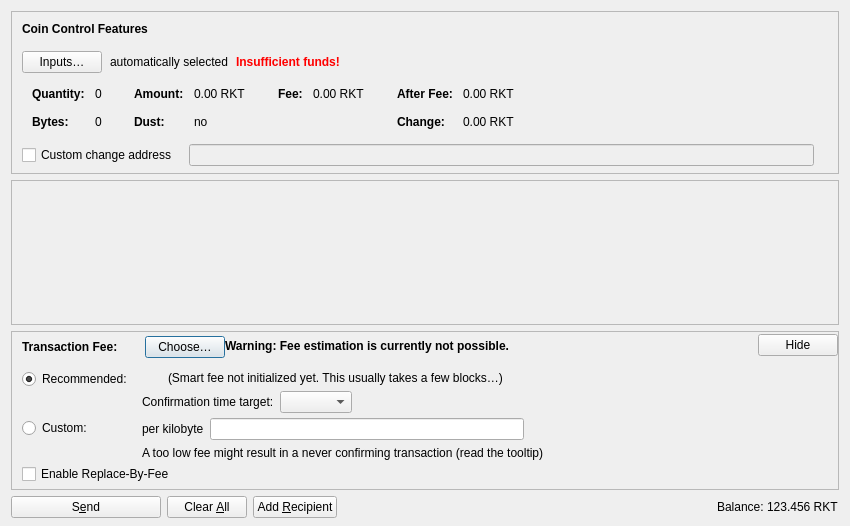
<?xml version="1.0" encoding="UTF-8"?>
<ui version="4.0">
 <class>SendCoinsDialog</class>
 <widget class="QDialog" name="SendCoinsDialog">
  <property name="geometry">
   <rect>
    <x>0</x>
    <y>0</y>
    <width>850</width>
    <height>526</height>
   </rect>
  </property>
  <property name="windowTitle">
   <string>Send Coins</string>
  </property>
  <layout class="QVBoxLayout" name="verticalLayout" stretch="0,1,0,0">
   <property name="bottomMargin">
    <number>8</number>
   </property>
   <item>
    <widget class="QFrame" name="frameCoinControl">
     <property name="sizePolicy">
      <sizepolicy hsizetype="Expanding" vsizetype="Expanding">
       <horstretch>0</horstretch>
       <verstretch>0</verstretch>
      </sizepolicy>
     </property>
     <property name="maximumSize">
      <size>
       <width>16777215</width>
       <height>16777215</height>
      </size>
     </property>
     <property name="frameShape">
      <enum>QFrame::StyledPanel</enum>
     </property>
     <property name="frameShadow">
      <enum>QFrame::Sunken</enum>
     </property>
     <layout class="QVBoxLayout" name="verticalLayoutCoinControl2">
      <property name="spacing">
       <number>0</number>
      </property>
      <property name="leftMargin">
       <number>0</number>
      </property>
      <property name="topMargin">
       <number>0</number>
      </property>
      <property name="rightMargin">
       <number>0</number>
      </property>
      <property name="bottomMargin">
       <number>6</number>
      </property>
      <item>
       <layout class="QVBoxLayout" name="verticalLayoutCoinControl" stretch="0,0,0,0,1">
        <property name="spacing">
         <number>0</number>
        </property>
        <property name="leftMargin">
         <number>10</number>
        </property>
        <property name="topMargin">
         <number>10</number>
        </property>
        <item>
         <layout class="QHBoxLayout" name="horizontalLayoutCoinControl1">
          <property name="bottomMargin">
           <number>15</number>
          </property>
          <item>
           <widget class="QLabel" name="labelCoinControlFeatures">
            <property name="sizePolicy">
             <sizepolicy hsizetype="Preferred" vsizetype="Maximum">
              <horstretch>0</horstretch>
              <verstretch>0</verstretch>
             </sizepolicy>
            </property>
            <property name="font">
             <font>
              <weight>75</weight>
              <bold>true</bold>
             </font>
            </property>
            <property name="styleSheet">
             <string notr="true">font-weight:bold;</string>
            </property>
            <property name="text">
             <string>Coin Control Features</string>
            </property>
           </widget>
          </item>
         </layout>
        </item>
        <item>
         <layout class="QHBoxLayout" name="horizontalLayoutCoinControl2" stretch="0,0,0,0">
          <property name="spacing">
           <number>8</number>
          </property>
          <property name="bottomMargin">
           <number>10</number>
          </property>
          <item>
           <widget class="QPushButton" name="pushButtonCoinControl">
            <property name="styleSheet">
             <string notr="true"/>
            </property>
            <property name="text">
             <string>Inputs…</string>
            </property>
            <property name="autoDefault">
             <bool>false</bool>
            </property>
           </widget>
          </item>
          <item>
           <widget class="QLabel" name="labelCoinControlAutomaticallySelected">
            <property name="text">
             <string>automatically selected</string>
            </property>
            <property name="margin">
             <number>5</number>
            </property>
           </widget>
          </item>
          <item>
           <widget class="QLabel" name="labelCoinControlInsuffFunds">
            <property name="font">
             <font>
              <weight>75</weight>
              <bold>true</bold>
             </font>
            </property>
            <property name="styleSheet">
             <string notr="true">color:red;font-weight:bold;</string>
            </property>
            <property name="text">
             <string>Insufficient funds!</string>
            </property>
            <property name="margin">
             <number>5</number>
            </property>
           </widget>
          </item>
          <item>
           <spacer name="horizontalSpacerCoinControl">
            <property name="orientation">
             <enum>Qt::Horizontal</enum>
            </property>
            <property name="sizeHint" stdset="0">
             <size>
              <width>40</width>
              <height>1</height>
             </size>
            </property>
           </spacer>
          </item>
         </layout>
        </item>
        <item>
         <widget class="QWidget" name="widgetCoinControl" native="true">
          <property name="sizePolicy">
           <sizepolicy hsizetype="Preferred" vsizetype="Preferred">
            <horstretch>0</horstretch>
            <verstretch>0</verstretch>
           </sizepolicy>
          </property>
          <property name="minimumSize">
           <size>
            <width>0</width>
            <height>0</height>
           </size>
          </property>
          <property name="styleSheet">
           <string notr="true"/>
          </property>
          <layout class="QHBoxLayout" name="horizontalLayoutCoinControl5">
           <property name="leftMargin">
            <number>0</number>
           </property>
           <property name="topMargin">
            <number>0</number>
           </property>
           <property name="rightMargin">
            <number>0</number>
           </property>
           <property name="bottomMargin">
            <number>0</number>
           </property>
           <item>
            <layout class="QHBoxLayout" name="horizontalLayoutCoinControl3" stretch="0,0,0,1">
             <property name="spacing">
              <number>20</number>
             </property>
             <property name="topMargin">
              <number>0</number>
             </property>
             <property name="bottomMargin">
              <number>10</number>
             </property>
             <item>
              <layout class="QFormLayout" name="formLayoutCoinControl1">
               <property name="horizontalSpacing">
                <number>10</number>
               </property>
               <property name="verticalSpacing">
                <number>14</number>
               </property>
               <property name="leftMargin">
                <number>10</number>
               </property>
               <property name="topMargin">
                <number>4</number>
               </property>
               <property name="rightMargin">
                <number>6</number>
               </property>
               <item row="0" column="0">
                <widget class="QLabel" name="labelCoinControlQuantityText">
                 <property name="font">
                  <font>
                   <weight>75</weight>
                   <bold>true</bold>
                  </font>
                 </property>
                 <property name="text">
                  <string>Quantity:</string>
                 </property>
                 <property name="margin">
                  <number>0</number>
                 </property>
                </widget>
               </item>
               <item row="0" column="1">
                <widget class="QLabel" name="labelCoinControlQuantity">
                 <property name="cursor">
                  <cursorShape>IBeamCursor</cursorShape>
                 </property>
                 <property name="contextMenuPolicy">
                  <enum>Qt::ActionsContextMenu</enum>
                 </property>
                 <property name="text">
                  <string notr="true">0</string>
                 </property>
                 <property name="margin">
                  <number>0</number>
                 </property>
                 <property name="textInteractionFlags">
                  <set>Qt::LinksAccessibleByMouse|Qt::TextSelectableByKeyboard|Qt::TextSelectableByMouse</set>
                 </property>
                </widget>
               </item>
               <item row="1" column="0">
                <widget class="QLabel" name="labelCoinControlBytesText">
                 <property name="font">
                  <font>
                   <weight>75</weight>
                   <bold>true</bold>
                  </font>
                 </property>
                 <property name="text">
                  <string>Bytes:</string>
                 </property>
                </widget>
               </item>
               <item row="1" column="1">
                <widget class="QLabel" name="labelCoinControlBytes">
                 <property name="cursor">
                  <cursorShape>IBeamCursor</cursorShape>
                 </property>
                 <property name="contextMenuPolicy">
                  <enum>Qt::ActionsContextMenu</enum>
                 </property>
                 <property name="text">
                  <string notr="true">0</string>
                 </property>
                 <property name="textInteractionFlags">
                  <set>Qt::LinksAccessibleByMouse|Qt::TextSelectableByKeyboard|Qt::TextSelectableByMouse</set>
                 </property>
                </widget>
               </item>
              </layout>
             </item>
             <item>
              <layout class="QFormLayout" name="formLayoutCoinControl2">
               <property name="horizontalSpacing">
                <number>10</number>
               </property>
               <property name="verticalSpacing">
                <number>14</number>
               </property>
               <property name="leftMargin">
                <number>6</number>
               </property>
               <property name="topMargin">
                <number>4</number>
               </property>
               <property name="rightMargin">
                <number>6</number>
               </property>
               <item row="0" column="0">
                <widget class="QLabel" name="labelCoinControlAmountText">
                 <property name="font">
                  <font>
                   <weight>75</weight>
                   <bold>true</bold>
                  </font>
                 </property>
                 <property name="text">
                  <string>Amount:</string>
                 </property>
                 <property name="margin">
                  <number>0</number>
                 </property>
                </widget>
               </item>
               <item row="0" column="1">
                <widget class="QLabel" name="labelCoinControlAmount">
                 <property name="cursor">
                  <cursorShape>IBeamCursor</cursorShape>
                 </property>
                 <property name="contextMenuPolicy">
                  <enum>Qt::ActionsContextMenu</enum>
                 </property>
                 <property name="text">
                  <string notr="true">0.00 RKT</string>
                 </property>
                 <property name="textInteractionFlags">
                  <set>Qt::LinksAccessibleByMouse|Qt::TextSelectableByKeyboard|Qt::TextSelectableByMouse</set>
                 </property>
                </widget>
               </item>
               <item row="1" column="0">
                <widget class="QLabel" name="labelCoinControlLowOutputText">
                 <property name="font">
                  <font>
                   <weight>75</weight>
                   <bold>true</bold>
                  </font>
                 </property>
                 <property name="text">
                  <string>Dust:</string>
                 </property>
                </widget>
               </item>
               <item row="1" column="1">
                <widget class="QLabel" name="labelCoinControlLowOutput">
                 <property name="cursor">
                  <cursorShape>IBeamCursor</cursorShape>
                 </property>
                 <property name="contextMenuPolicy">
                  <enum>Qt::ActionsContextMenu</enum>
                 </property>
                 <property name="text">
                  <string notr="true">no</string>
                 </property>
                 <property name="textInteractionFlags">
                  <set>Qt::LinksAccessibleByMouse|Qt::TextSelectableByKeyboard|Qt::TextSelectableByMouse</set>
                 </property>
                </widget>
               </item>
              </layout>
             </item>
             <item>
              <layout class="QFormLayout" name="formLayoutCoinControl3">
               <property name="horizontalSpacing">
                <number>10</number>
               </property>
               <property name="verticalSpacing">
                <number>14</number>
               </property>
               <property name="leftMargin">
                <number>6</number>
               </property>
               <property name="topMargin">
                <number>4</number>
               </property>
               <property name="rightMargin">
                <number>6</number>
               </property>
               <item row="0" column="0">
                <widget class="QLabel" name="labelCoinControlFeeText">
                 <property name="font">
                  <font>
                   <weight>75</weight>
                   <bold>true</bold>
                  </font>
                 </property>
                 <property name="text">
                  <string>Fee:</string>
                 </property>
                 <property name="margin">
                  <number>0</number>
                 </property>
                </widget>
               </item>
               <item row="0" column="1">
                <widget class="QLabel" name="labelCoinControlFee">
                 <property name="cursor">
                  <cursorShape>IBeamCursor</cursorShape>
                 </property>
                 <property name="contextMenuPolicy">
                  <enum>Qt::ActionsContextMenu</enum>
                 </property>
                 <property name="text">
                  <string notr="true">0.00 RKT</string>
                 </property>
                 <property name="textInteractionFlags">
                  <set>Qt::LinksAccessibleByMouse|Qt::TextSelectableByKeyboard|Qt::TextSelectableByMouse</set>
                 </property>
                </widget>
               </item>
              </layout>
             </item>
             <item>
              <layout class="QFormLayout" name="formLayoutCoinControl4">
               <property name="horizontalSpacing">
                <number>10</number>
               </property>
               <property name="verticalSpacing">
                <number>14</number>
               </property>
               <property name="leftMargin">
                <number>6</number>
               </property>
               <property name="topMargin">
                <number>4</number>
               </property>
               <property name="rightMargin">
                <number>6</number>
               </property>
               <item row="0" column="0">
                <widget class="QLabel" name="labelCoinControlAfterFeeText">
                 <property name="font">
                  <font>
                   <weight>75</weight>
                   <bold>true</bold>
                  </font>
                 </property>
                 <property name="text">
                  <string>After Fee:</string>
                 </property>
                 <property name="margin">
                  <number>0</number>
                 </property>
                </widget>
               </item>
               <item row="0" column="1">
                <widget class="QLabel" name="labelCoinControlAfterFee">
                 <property name="cursor">
                  <cursorShape>IBeamCursor</cursorShape>
                 </property>
                 <property name="contextMenuPolicy">
                  <enum>Qt::ActionsContextMenu</enum>
                 </property>
                 <property name="text">
                  <string notr="true">0.00 RKT</string>
                 </property>
                 <property name="textInteractionFlags">
                  <set>Qt::LinksAccessibleByMouse|Qt::TextSelectableByKeyboard|Qt::TextSelectableByMouse</set>
                 </property>
                </widget>
               </item>
               <item row="1" column="0">
                <widget class="QLabel" name="labelCoinControlChangeText">
                 <property name="font">
                  <font>
                   <weight>75</weight>
                   <bold>true</bold>
                  </font>
                 </property>
                 <property name="text">
                  <string>Change:</string>
                 </property>
                </widget>
               </item>
               <item row="1" column="1">
                <widget class="QLabel" name="labelCoinControlChange">
                 <property name="cursor">
                  <cursorShape>IBeamCursor</cursorShape>
                 </property>
                 <property name="contextMenuPolicy">
                  <enum>Qt::ActionsContextMenu</enum>
                 </property>
                 <property name="text">
                  <string notr="true">0.00 RKT</string>
                 </property>
                 <property name="textInteractionFlags">
                  <set>Qt::LinksAccessibleByMouse|Qt::TextSelectableByKeyboard|Qt::TextSelectableByMouse</set>
                 </property>
                </widget>
               </item>
              </layout>
             </item>
            </layout>
           </item>
          </layout>
         </widget>
        </item>
        <item>
         <layout class="QHBoxLayout" name="horizontalLayoutCoinControl4" stretch="0,0,0">
          <property name="spacing">
           <number>12</number>
          </property>
          <property name="sizeConstraint">
           <enum>QLayout::SetDefaultConstraint</enum>
          </property>
          <property name="topMargin">
           <number>5</number>
          </property>
          <property name="rightMargin">
           <number>5</number>
          </property>
          <item>
           <widget class="QCheckBox" name="checkBoxCoinControlChange">
            <property name="toolTip">
             <string>If this is activated, but the change address is empty or invalid, change will be sent to a newly generated address.</string>
            </property>
            <property name="text">
             <string>Custom change address</string>
            </property>
           </widget>
          </item>
          <item>
           <widget class="QValidatedLineEdit" name="lineEditCoinControlChange">
            <property name="enabled">
             <bool>false</bool>
            </property>
            <property name="sizePolicy">
             <sizepolicy hsizetype="Expanding" vsizetype="Fixed">
              <horstretch>0</horstretch>
              <verstretch>0</verstretch>
             </sizepolicy>
            </property>
           </widget>
          </item>
          <item>
           <widget class="QLabel" name="labelCoinControlChangeLabel">
            <property name="sizePolicy">
             <sizepolicy hsizetype="Preferred" vsizetype="Expanding">
              <horstretch>0</horstretch>
              <verstretch>0</verstretch>
             </sizepolicy>
            </property>
            <property name="minimumSize">
             <size>
              <width>0</width>
              <height>0</height>
             </size>
            </property>
            <property name="text">
             <string/>
            </property>
            <property name="margin">
             <number>3</number>
            </property>
           </widget>
          </item>
         </layout>
        </item>
        <item>
         <spacer name="verticalSpacerCoinControl">
          <property name="orientation">
           <enum>Qt::Vertical</enum>
          </property>
          <property name="sizeHint" stdset="0">
           <size>
            <width>800</width>
            <height>1</height>
           </size>
          </property>
         </spacer>
        </item>
       </layout>
      </item>
     </layout>
    </widget>
   </item>
   <item>
    <widget class="QScrollArea" name="scrollArea">
     <property name="widgetResizable">
      <bool>true</bool>
     </property>
     <widget class="QWidget" name="scrollAreaWidgetContents">
      <property name="geometry">
       <rect>
        <x>0</x>
        <y>0</y>
        <width>830</width>
        <height>104</height>
       </rect>
      </property>
      <layout class="QVBoxLayout" name="verticalLayout_2" stretch="0,1">
       <property name="leftMargin">
        <number>0</number>
       </property>
       <property name="topMargin">
        <number>0</number>
       </property>
       <property name="rightMargin">
        <number>0</number>
       </property>
       <property name="bottomMargin">
        <number>0</number>
       </property>
       <item>
        <layout class="QVBoxLayout" name="entries">
         <property name="spacing">
          <number>6</number>
         </property>
        </layout>
       </item>
       <item>
        <spacer name="verticalSpacer">
         <property name="orientation">
          <enum>Qt::Vertical</enum>
         </property>
         <property name="sizeHint" stdset="0">
          <size>
           <width>20</width>
           <height>40</height>
          </size>
         </property>
        </spacer>
       </item>
      </layout>
     </widget>
    </widget>
   </item>
   <item>
    <widget class="QFrame" name="frameFee">
     <property name="sizePolicy">
      <sizepolicy hsizetype="Expanding" vsizetype="Expanding">
       <horstretch>0</horstretch>
       <verstretch>0</verstretch>
      </sizepolicy>
     </property>
     <property name="maximumSize">
      <size>
       <width>16777215</width>
       <height>16777215</height>
      </size>
     </property>
     <property name="frameShape">
      <enum>QFrame::StyledPanel</enum>
     </property>
     <property name="frameShadow">
      <enum>QFrame::Sunken</enum>
     </property>
     <layout class="QVBoxLayout" name="verticalLayoutFee1">
      <property name="spacing">
       <number>0</number>
      </property>
      <property name="leftMargin">
       <number>0</number>
      </property>
      <property name="topMargin">
       <number>0</number>
      </property>
      <property name="rightMargin">
       <number>0</number>
      </property>
      <property name="bottomMargin">
       <number>0</number>
      </property>
      <item>
       <layout class="QVBoxLayout" name="verticalLayoutFee2" stretch="0,0,0">
        <property name="spacing">
         <number>0</number>
        </property>
        <property name="leftMargin">
         <number>10</number>
        </property>
        <property name="topMargin">
         <number>0</number>
        </property>
        <item>
         <layout class="QHBoxLayout" name="horizontalLayoutFee1">
          <property name="bottomMargin">
           <number>0</number>
          </property>
          <item>
           <layout class="QVBoxLayout" name="verticalLayoutFee7">
            <property name="spacing">
             <number>0</number>
            </property>
            <item>
             <spacer name="verticalSpacerSmartFee">
              <property name="orientation">
               <enum>Qt::Vertical</enum>
              </property>
              <property name="sizeType">
               <enum>QSizePolicy::Fixed</enum>
              </property>
              <property name="sizeHint" stdset="0">
               <size>
                <width>1</width>
                <height>4</height>
               </size>
              </property>
             </spacer>
            </item>
            <item>
             <layout class="QHBoxLayout" name="horizontalLayoutSmartFee">
              <property name="spacing">
               <number>10</number>
              </property>
              <item>
               <widget class="QLabel" name="labelFeeHeadline">
                <property name="sizePolicy">
                 <sizepolicy hsizetype="Preferred" vsizetype="Maximum">
                  <horstretch>0</horstretch>
                  <verstretch>0</verstretch>
                 </sizepolicy>
                </property>
                <property name="font">
                 <font>
                  <weight>75</weight>
                  <bold>true</bold>
                 </font>
                </property>
                <property name="styleSheet">
                 <string notr="true">font-weight:bold;</string>
                </property>
                <property name="text">
                 <string>Transaction Fee:</string>
                </property>
               </widget>
              </item>
              <item>
               <widget class="QLabel" name="labelFeeMinimized">
                <property name="text">
                 <string/>
                </property>
               </widget>
              </item>
              <item>
               <widget class="QPushButton" name="buttonChooseFee">
                <property name="text">
                 <string>Choose…</string>
                </property>
               </widget>
              </item>
             </layout>
            </item>
            <item>
             <spacer name="verticalSpacer_5">
              <property name="orientation">
               <enum>Qt::Vertical</enum>
              </property>
              <property name="sizeHint" stdset="0">
               <size>
                <width>1</width>
                <height>1</height>
               </size>
              </property>
             </spacer>
            </item>
           </layout>
          </item>
          <item>
           <widget class="QLabel" name="fallbackFeeWarningLabel">
            <property name="toolTip">
             <string>Using the fallbackfee can result in sending a transaction that will take several hours or days (or never) to confirm. Consider choosing your fee manually or wait until you have validated the complete chain.</string>
            </property>
            <property name="font">
            <font>
                <weight>75</weight>
                <bold>true</bold>
            </font>
            </property>
            <property name="text">
             <string>Warning: Fee estimation is currently not possible.</string>
            </property>
            <property name="wordWrap">
             <bool>false</bool>
            </property>
           </widget>
          </item>
          <item>
           <spacer name="horizontalSpacer_4">
            <property name="orientation">
             <enum>Qt::Horizontal</enum>
            </property>
            <property name="sizeType">
             <enum>QSizePolicy::MinimumExpanding</enum>
            </property>
            <property name="sizeHint" stdset="0">
             <size>
              <width>40</width>
              <height>20</height>
             </size>
            </property>
           </spacer>
          </item>
          <item>
           <widget class="QPushButton" name="buttonMinimizeFee">
            <property name="toolTip">
             <string>Hide transaction fee settings</string>
            </property>
            <property name="text">
             <string>Hide</string>
            </property>
           </widget>
          </item>
         </layout>
        </item>
        <item>
         <widget class="QFrame" name="frameFeeSelection">
          <layout class="QVBoxLayout" name="verticalLayoutFee12">
           <property name="spacing">
            <number>0</number>
           </property>
           <property name="leftMargin">
            <number>0</number>
           </property>
           <property name="topMargin">
            <number>0</number>
           </property>
           <property name="rightMargin">
            <number>0</number>
           </property>
           <property name="bottomMargin">
            <number>0</number>
           </property>
           <item>
            <layout class="QGridLayout" name="gridLayoutFee">
             <property name="topMargin">
              <number>10</number>
             </property>
             <property name="bottomMargin">
              <number>4</number>
             </property>
             <property name="horizontalSpacing">
              <number>10</number>
             </property>
             <property name="verticalSpacing">
              <number>4</number>
             </property>
             <item row="1" column="1">
              <layout class="QVBoxLayout" name="verticalLayoutFee8">
               <property name="spacing">
                <number>6</number>
               </property>
               <item>
                <layout class="QHBoxLayout" name="horizontalLayoutFee13">
                 <item>
                  <widget class="QLabel" name="labelCustomPerKilobyte">
                   <property name="toolTip">
                    <string>Specify a custom fee per kB (1,000 bytes) of the transaction's virtual size.

Note:  Since the fee is calculated on a per-byte basis, a fee rate of "100 satoshis per kvB" for a transaction size of 500 virtual bytes (half of 1 kvB) would ultimately yield a fee of only 50 satoshis.</string>
                   </property>
                   <property name="text">
                    <string>per kilobyte</string>
                   </property>
                  </widget>
                 </item>
                 <item>
                  <widget class="MoneyrocketAmountField" name="customFee"/>
                 </item>
                 <item>
                  <spacer name="horizontalSpacer_6">
                   <property name="orientation">
                    <enum>Qt::Horizontal</enum>
                   </property>
                   <property name="sizeHint" stdset="0">
                    <size>
                     <width>1</width>
                     <height>1</height>
                    </size>
                   </property>
                  </spacer>
                 </item>
                </layout>
               </item>
               <item>
                <layout class="QHBoxLayout" name="horizontalLayoutFee8">
                 <item>
                  <widget class="QLabel" name="labelCustomFeeWarning">
                   <property name="enabled">
                    <bool>true</bool>
                   </property>
                   <property name="toolTip">
                    <string>When there is less transaction volume than space in the blocks, miners as well as relaying nodes may enforce a minimum fee. Paying only this minimum fee is just fine, but be aware that this can result in a never confirming transaction once there is more demand for moneyrocket transactions than the network can process.</string>
                   </property>
                   <property name="text">
                    <string>A too low fee might result in a never confirming transaction (read the tooltip)</string>
                   </property>
                  </widget>
                 </item>
                 <item>
                  <spacer name="horizontalSpacer_2">
                   <property name="orientation">
                    <enum>Qt::Horizontal</enum>
                   </property>
                   <property name="sizeHint" stdset="0">
                    <size>
                     <width>1</width>
                     <height>1</height>
                    </size>
                   </property>
                  </spacer>
                 </item>
                </layout>
               </item>
              </layout>
             </item>
             <item row="0" column="0">
              <layout class="QVBoxLayout" name="verticalLayoutFee4" stretch="0,1">
               <item>
                <widget class="QRadioButton" name="radioSmartFee">
                 <property name="text">
                  <string>Recommended:</string>
                 </property>
                 <property name="checked">
                  <bool>true</bool>
                 </property>
                 <attribute name="buttonGroup">
                  <string notr="true">groupFee</string>
                 </attribute>
                </widget>
               </item>
               <item>
                <spacer name="verticalSpacer_2">
                 <property name="orientation">
                  <enum>Qt::Vertical</enum>
                 </property>
                 <property name="sizeHint" stdset="0">
                  <size>
                   <width>1</width>
                   <height>1</height>
                  </size>
                 </property>
                </spacer>
               </item>
              </layout>
             </item>
             <item row="1" column="0">
              <layout class="QVBoxLayout" name="verticalLayoutFee9" stretch="0,1">
               <item>
                <widget class="QRadioButton" name="radioCustomFee">
                 <property name="text">
                  <string>Custom:</string>
                 </property>
                 <attribute name="buttonGroup">
                  <string notr="true">groupFee</string>
                 </attribute>
                </widget>
               </item>
               <item>
                <spacer name="verticalSpacer_6">
                 <property name="orientation">
                  <enum>Qt::Vertical</enum>
                 </property>
                 <property name="sizeHint" stdset="0">
                  <size>
                   <width>1</width>
                   <height>1</height>
                  </size>
                 </property>
                </spacer>
               </item>
              </layout>
             </item>
             <item row="0" column="1">
              <layout class="QVBoxLayout" name="verticalLayoutFee3" stretch="0,0,1">
               <property name="spacing">
                <number>6</number>
               </property>
               <property name="topMargin">
                <number>2</number>
               </property>
               <item>
                <layout class="QHBoxLayout" name="horizontalLayoutFee12">
                 <item>
                  <widget class="QLabel" name="labelSmartFee">
                   <property name="text">
                    <string/>
                   </property>
                  </widget>
                 </item>
                 <item>
                  <widget class="QLabel" name="labelFeeEstimation">
                   <property name="text">
                    <string/>
                   </property>
                  </widget>
                 </item>
                 <item>
                  <widget class="QLabel" name="labelSmartFee2">
                   <property name="text">
                    <string>(Smart fee not initialized yet. This usually takes a few blocks…)</string>
                   </property>
                  </widget>
                 </item>
                 <item>
                  <spacer name="horizontalSpacer_5">
                   <property name="orientation">
                    <enum>Qt::Horizontal</enum>
                   </property>
                   <property name="sizeHint" stdset="0">
                    <size>
                     <width>1</width>
                     <height>1</height>
                    </size>
                   </property>
                  </spacer>
                 </item>
                </layout>
               </item>
               <item>
                <layout class="QHBoxLayout" name="horizontalLayoutFee9">
                 <item>
                  <layout class="QVBoxLayout" name="verticalLayoutFee6">
                   <item>
                    <widget class="QLabel" name="labelSmartFee3">
                     <property name="text">
                      <string>Confirmation time target:</string>
                     </property>
                    </widget>
                   </item>
                  </layout>
                 </item>
                 <item>
                  <layout class="QVBoxLayout" name="verticalLayoutFee5">
                   <property name="rightMargin">
                    <number>30</number>
                   </property>
                   <item>
                    <layout class="QHBoxLayout" name="horizontalLayoutConfTarget">
                     <property name="bottomMargin">
                      <number>0</number>
                     </property>
                     <item>
                      <widget class="QComboBox" name="confTargetSelector"/>
                     </item>
                     <item>
                      <spacer name="horizontalSpacerConfTarget">
                       <property name="orientation">
                        <enum>Qt::Horizontal</enum>
                       </property>
                       <property name="sizeHint" stdset="0">
                        <size>
                         <width>40</width>
                         <height>20</height>
                        </size>
                       </property>
                      </spacer>
                     </item>
                    </layout>
                   </item>
                  </layout>
                 </item>
                </layout>
               </item>
               <item>
                <spacer name="verticalSpacer_4">
                 <property name="orientation">
                  <enum>Qt::Vertical</enum>
                 </property>
                 <property name="sizeHint" stdset="0">
                  <size>
                   <width>1</width>
                   <height>1</height>
                  </size>
                 </property>
                </spacer>
               </item>
              </layout>
             </item>
            </layout>
           </item>
           <item>
            <widget class="QCheckBox" name="optInRBF">
             <property name="text">
              <string>Enable Replace-By-Fee</string>
             </property>
             <property name="toolTip">
              <string>With Replace-By-Fee (BIP-125) you can increase a transaction's fee after it is sent. Without this, a higher fee may be recommended to compensate for increased transaction delay risk.</string>
             </property>
            </widget>
           </item>
          </layout>
         </widget>
        </item>
        <item>
         <spacer name="verticalSpacerFee">
          <property name="orientation">
           <enum>Qt::Vertical</enum>
          </property>
          <property name="sizeHint" stdset="0">
           <size>
            <width>40</width>
            <height>5</height>
           </size>
          </property>
         </spacer>
        </item>
       </layout>
      </item>
     </layout>
    </widget>
   </item>
   <item>
    <layout class="QHBoxLayout" name="horizontalLayout">
     <item>
      <widget class="QPushButton" name="sendButton">
       <property name="minimumSize">
        <size>
         <width>150</width>
         <height>0</height>
        </size>
       </property>
       <property name="toolTip">
        <string>Confirm the send action</string>
       </property>
       <property name="text">
        <string>S&amp;end</string>
       </property>
       <property name="icon">
        <iconset resource="../moneyrocket.qrc">
         <normaloff>:/icons/send</normaloff>:/icons/send</iconset>
       </property>
       <property name="autoDefault">
        <bool>false</bool>
       </property>
       <property name="default">
        <bool>false</bool>
       </property>
      </widget>
     </item>
     <item>
      <widget class="QPushButton" name="clearButton">
       <property name="sizePolicy">
        <sizepolicy hsizetype="Minimum" vsizetype="Fixed">
         <horstretch>0</horstretch>
         <verstretch>0</verstretch>
        </sizepolicy>
       </property>
       <property name="toolTip">
        <string>Clear all fields of the form.</string>
       </property>
       <property name="text">
        <string>Clear &amp;All</string>
       </property>
       <property name="icon">
        <iconset resource="../moneyrocket.qrc">
         <normaloff>:/icons/remove</normaloff>:/icons/remove</iconset>
       </property>
       <property name="autoDefault">
        <bool>false</bool>
       </property>
      </widget>
     </item>
     <item>
      <widget class="QPushButton" name="addButton">
       <property name="toolTip">
        <string>Send to multiple recipients at once</string>
       </property>
       <property name="text">
        <string>Add &amp;Recipient</string>
       </property>
       <property name="icon">
        <iconset resource="../moneyrocket.qrc">
         <normaloff>:/icons/add</normaloff>:/icons/add</iconset>
       </property>
       <property name="autoDefault">
        <bool>false</bool>
       </property>
      </widget>
     </item>
     <item>
      <spacer name="horizontalSpacer">
       <property name="orientation">
        <enum>Qt::Horizontal</enum>
       </property>
       <property name="sizeHint" stdset="0">
        <size>
         <width>40</width>
         <height>20</height>
        </size>
       </property>
      </spacer>
     </item>
     <item>
      <layout class="QHBoxLayout" name="horizontalLayout_2">
       <property name="spacing">
        <number>3</number>
       </property>
       <item>
        <widget class="QLabel" name="labelBalanceName">
         <property name="sizePolicy">
          <sizepolicy hsizetype="Preferred" vsizetype="Fixed">
           <horstretch>0</horstretch>
           <verstretch>0</verstretch>
          </sizepolicy>
         </property>
         <property name="text">
          <string>Balance:</string>
         </property>
        </widget>
       </item>
       <item>
        <widget class="QLabel" name="labelBalance">
         <property name="sizePolicy">
          <sizepolicy hsizetype="Preferred" vsizetype="Fixed">
           <horstretch>0</horstretch>
           <verstretch>0</verstretch>
          </sizepolicy>
         </property>
         <property name="cursor">
          <cursorShape>IBeamCursor</cursorShape>
         </property>
         <property name="text">
          <string notr="true">123.456 RKT</string>
         </property>
         <property name="textInteractionFlags">
          <set>Qt::LinksAccessibleByMouse|Qt::TextSelectableByKeyboard|Qt::TextSelectableByMouse</set>
         </property>
        </widget>
       </item>
      </layout>
     </item>
    </layout>
   </item>
  </layout>
 </widget>
 <customwidgets>
  <customwidget>
   <class>QValidatedLineEdit</class>
   <extends>QLineEdit</extends>
   <header>qt/qvalidatedlineedit.h</header>
  </customwidget>
  <customwidget>
   <class>MoneyrocketAmountField</class>
   <extends>QLineEdit</extends>
   <header>qt/moneyrocketamountfield.h</header>
   <container>1</container>
  </customwidget>
 </customwidgets>
 <resources>
  <include location="../moneyrocket.qrc"/>
 </resources>
 <connections/>
 <buttongroups>
  <buttongroup name="groupFee"/>
 </buttongroups>
</ui>
